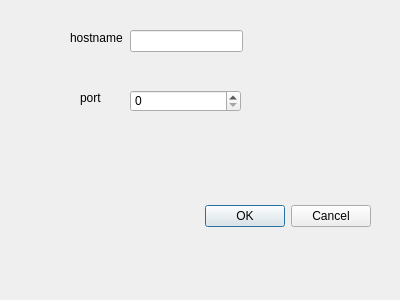
<?xml version="1.0" encoding="UTF-8"?>
<ui version="4.0">
 <class>message</class>
 <widget class="QDialog" name="message">
  <property name="geometry">
   <rect>
    <x>0</x>
    <y>0</y>
    <width>400</width>
    <height>300</height>
   </rect>
  </property>
  <property name="windowTitle">
   <string>Dialog</string>
  </property>
  <widget class="QSpinBox" name="port">
   <property name="geometry">
    <rect>
     <x>130</x>
     <y>90</y>
     <width>111</width>
     <height>22</height>
    </rect>
   </property>
   <property name="maximum">
    <number>999999999</number>
   </property>
  </widget>
  <widget class="QDialogButtonBox" name="buttonBox">
   <property name="geometry">
    <rect>
     <x>30</x>
     <y>200</y>
     <width>341</width>
     <height>32</height>
    </rect>
   </property>
   <property name="orientation">
    <enum>Qt::Horizontal</enum>
   </property>
   <property name="standardButtons">
    <set>QDialogButtonBox::Cancel|QDialogButtonBox::Ok</set>
   </property>
  </widget>
  <widget class="QLabel" name="label">
   <property name="geometry">
    <rect>
     <x>70</x>
     <y>30</y>
     <width>56</width>
     <height>16</height>
    </rect>
   </property>
   <property name="text">
    <string>hostname</string>
   </property>
  </widget>
  <widget class="QLineEdit" name="hostname">
   <property name="geometry">
    <rect>
     <x>130</x>
     <y>30</y>
     <width>113</width>
     <height>22</height>
    </rect>
   </property>
  </widget>
  <widget class="QLabel" name="label_2">
   <property name="geometry">
    <rect>
     <x>80</x>
     <y>90</y>
     <width>56</width>
     <height>16</height>
    </rect>
   </property>
   <property name="text">
    <string>port</string>
   </property>
  </widget>
 </widget>
 <resources/>
 <connections/>
</ui>
